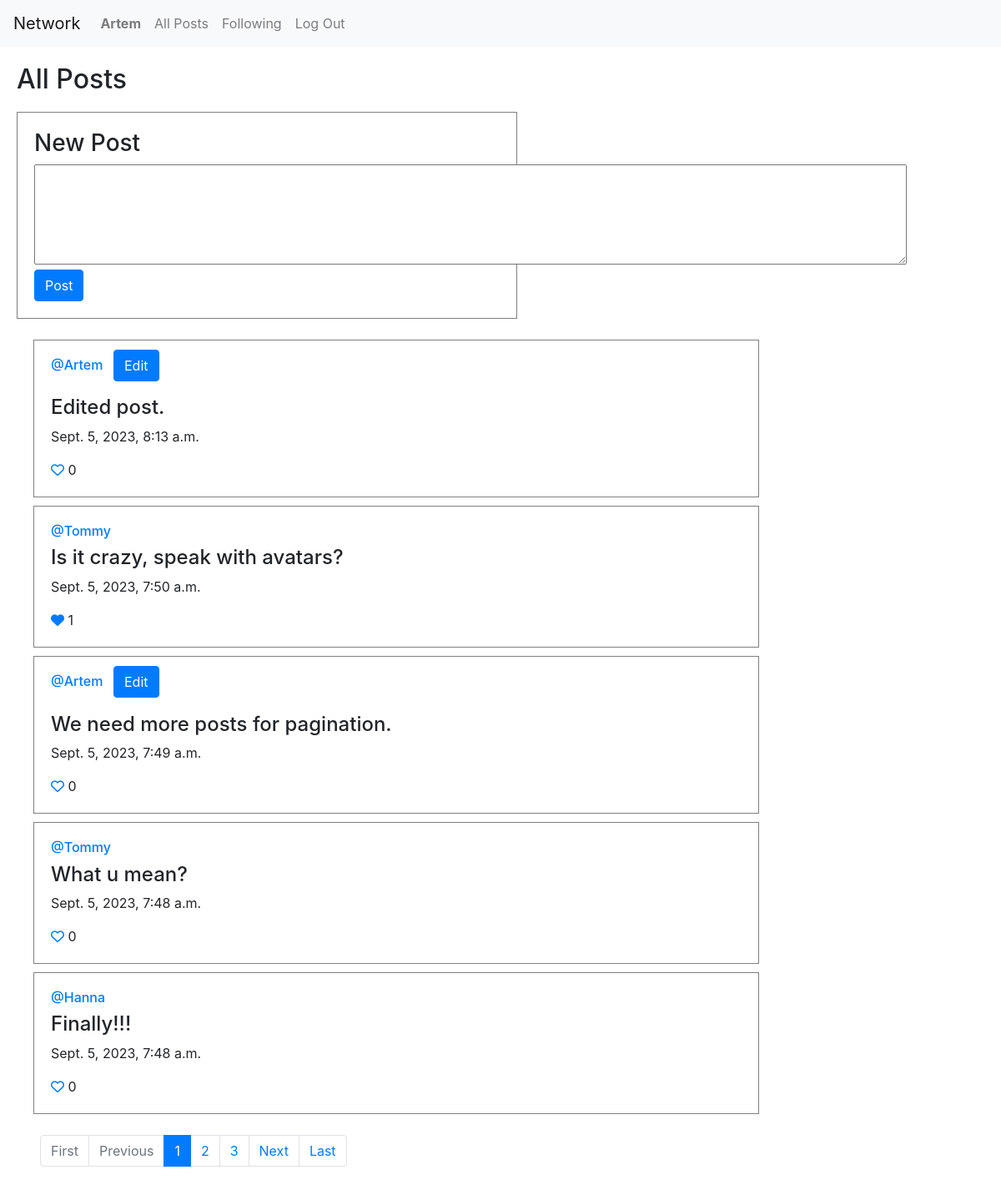
/ (signed in), run on the app's committed database.
### network/models.py (models this page shows, shortened)
class User(AbstractUser):
    pass

class Post(models.Model):
    content = models.TextField(max_length=200)
    user = models.ForeignKey(User, on_delete=models.CASCADE, related_name='author')
    date = models.DateTimeField(auto_now_add=True)
    likes = models.ManyToManyField(User, related_name='post_likes', blank=True)
    def number_of_likes(self):
        return self.likes.count()

### network/views.py (the view)
# urls.py: path("", views.index, name="index"),
def index(request):
    allPosts = Post.objects.all().order_by("id").reverse()
    paginator = Paginator(allPosts, posts_per_page)
    page_number = request.GET.get('page')
    page_posts = paginator.get_page(page_number)
    return render(request, "network/index.html", {
        "page_posts": page_posts,
    })

### network/templates/network/index.html (shortened to what this page needs)
{% extends "network/layout.html" %}
{% load static %}
{% block body %}
    <head>
    </head>
    <h2>All Posts</h2>
    {% if user.is_authenticated %}
        <div class="new-post">
            <h3>New Post</h3>
            <form action="{% url 'new_post' %}" method="post">
                <textarea style="height: 120px" name="content" row="6" cols="100" maxlength="200"></textarea>
                <br/>
                <input type="submit" value="Post" class="btn btn-primary"/>
            </form>
        </div>
    {% endif %}
    <div class="all-posts">
        {% for post in page_posts %}
            <div class="my-post">
                <h6 class="username" ><a href="{% url 'profile' user_id=post.user.id %}">@{{ post.user }}</a>
                    {% if user.is_authenticated %}
                    {% if user == post.user %}
                        <div>
                            <button style="margin-left: 75px; margin-top: -40px" type="button" class="btn btn-primary" data-bs-toggle="modal" data-bs-target="#edit_post_{{ post.id }}">Edit</button>
                        </div>
                    {% endif %}
                    {% endif %}
                </h6>
                <h4 class="my-content" id="content{{ post.id }}">{{ post.content }}</h4>
                <p class="date">{{ post.date }}</p>
                {% if user.is_authenticated %}
                    {% if user == post.user %}
                        <a href="" class="card-link {% if post.number_of_likes > 0 %} fas {%else%} far {% endif %} fa-heart"></a>
                        {{ post.number_of_likes }}
                    {% else %}
                        {% if user in post.likes.all %}
                            <a href="{% url 'like' post.id %}" class="card-link fas fa-heart"></a>
                        {% else %}
                            <a href="{% url 'like' post.id %}" class="card-link far fa-heart"></a>
                        {% endif %}
                        <a id="likes_counter">{{ post.number_of_likes }}</a>
                    {% endif %}
                {% endif %}
            </div>
        {% endfor %}
    </div>
    <nav aria-label="Page navigation example">
      <ul class="pagination mx-5">
        {% if page_posts.has_previous %}
            <li class="page-item"><a class="page-link" href="?page=1">First</a></li>
            <li class="page-item"><a class="page-link" href="?page={{ page_posts.previous_page_number }}">Previous</a></li>
        {% else %}
            <li class="page-item disabled"><a class="page-link">First</a></li>
            <li class="page-item disabled"><a class="page-link">Previous</a></li>
        {% endif %}
        {% for pg in page_posts.paginator.page_range %}
        {% if pg == page_posts.number %}
        <li class="page-item active" aria-current="page">
            <span class="page-link" id="pg_num">
            {{ pg }}
            </span>
        </li>
        {% elif pg < page_posts.number|add:3 and pg > page_posts.number|add:-3 %}
        <li class="page-item">
            <a class="page-link pagination-green-inactive" href="{{GET_params.urlencode}}?page={{ pg }}">{{ pg }}</a>
        </li>
        {% endif %}
        {% endfor %}
        {% if page_posts.has_next %}
            <li class="page-item"><a class="page-link" href="?page={{ page_posts.next_page_number }}">Next</a></li>
            <li class="page-item"><a class="page-link" href="?page={{ page_posts.paginator.num_pages }}">Last</a></li>
        {% else %}
            <li class="page-item disabled"><a class="page-link">Next</a></li>
            <li class="page-item disabled"><a class="page-link">Last</a></li>
        {% endif %}
      </ul>
    </nav>
{% endblock %}

### network/templates/network/layout.html (shortened to what this page needs)
{% load static %}
<!DOCTYPE html>
<html lang="en">
    <head>
        <link rel="stylesheet" href="https://stackpath.bootstrapcdn.com/bootstrap/4.4.1/css/bootstrap.min.css">
        <link href="{% static 'network/styles.css' %}" rel="stylesheet">
    </head>
    <body>
        <nav class="navbar navbar-expand-lg navbar-light bg-light">
            <a class="navbar-brand" href="{% url 'index' %}">Network</a>
            <div>
              <ul class="navbar-nav mr-auto">
                {% if user.is_authenticated %}
                    <li class="nav-item">
                        <a class="nav-link" href="{% url 'profile' user_id=user.id %}"><strong>{{ user.username }}</strong></a>
                    </li>
                {% endif %}
                <li class="nav-item">
                  <a class="nav-link" href="{% url 'index' %}">All Posts</a>
                </li>
                {% if user.is_authenticated %}
                    <li class="nav-item">
                        <a class="nav-link" href="{% url 'following' %}">Following</a>
                    </li>
                    <li class="nav-item">
                        <a class="nav-link" href="{% url 'logout' %}">Log Out</a>
                    </li>
                {% endif %}
              </ul>
            </div>
          </nav>
        <div class="body">
            {% block body %}
            {% endblock %}
        </div>
    </body>
</html>

### network/static/network/styles.css (style rules this page uses)
h2 { margin: 20px; }
.new-post { display: flex; flex-direction: column; justify-content: flex-start; align-items: flex-start; margin: 20px; border: grey solid 1px; padding: 20px; width: 50%; }
.all-posts { display: flex; flex-direction: column; justify-content: flex-start; margin: 20px; }
.my-post { border: grey solid 1px; padding: 20px; margin: 5px 20px; width: 75%; }

### data on the page
User: username "Artem"
Post: user "Artem", content "Edited post.", date "Sept. 5, 2023, 8:13 a.m.", number_of_likes "0"
Post: user "Tommy", content "Is it crazy, speak with avatars?", date "Sept. 5, 2023, 7:50 a.m.", number_of_likes "1"
Post: user "Artem", content "We need more posts for pagination.", date "Sept. 5, 2023, 7:49 a.m.", number_of_likes "0"
Post: user "Tommy", content "What u mean?", date "Sept. 5, 2023, 7:48 a.m.", number_of_likes "0"
Post: user "Hanna", content "Finally!!!", date "Sept. 5, 2023, 7:48 a.m.", number_of_likes "0"

### other printed values
{{ pg }} "1"
{{ pg }} "2" "3"
